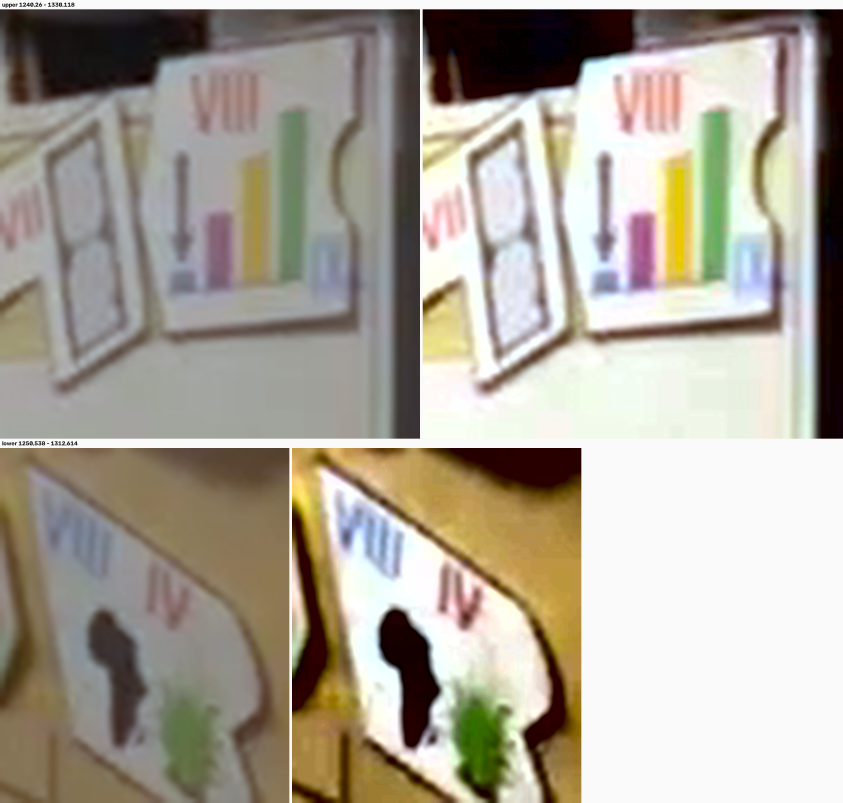
#> input picture tools/pieces/ANGLE2_CARDS.png, 2528 x 2408 px (shown at 1/3 size)
$ python clean.py ANGLE2_CARDS.png AXCHK2.png 1.0
#> lines starting #> are read from the running program, lines starting #| are printed output that depends on the picture
#!/usr/bin/env python3
"""clean.py IN.png OUT.png [chroma_k] -- white-balance on the card's own paper,
stretch L, amplify chroma. Writes [raw | balanced | chroma-boosted]."""
import sys,cv2,numpy as np
im=cv2.imread(sys.argv[1]).astype(np.float32); OUT=sys.argv[2]
K=float(sys.argv[3]) if len(sys.argv)>3 else 2.6
g=im.reshape(-1,3); L=g.mean(1); ref=g[L>=np.percentile(L,88)].mean(0)
#> after `ref = g[L >= np.percentile(L, 88)].mean(0)`: ref = [253.2, 253.4, 252.8]
w=np.clip(im*(ref.mean()/ref),0,255)
lab=cv2.cvtColor(w.astype(np.uint8),cv2.COLOR_BGR2LAB).astype(np.float32)
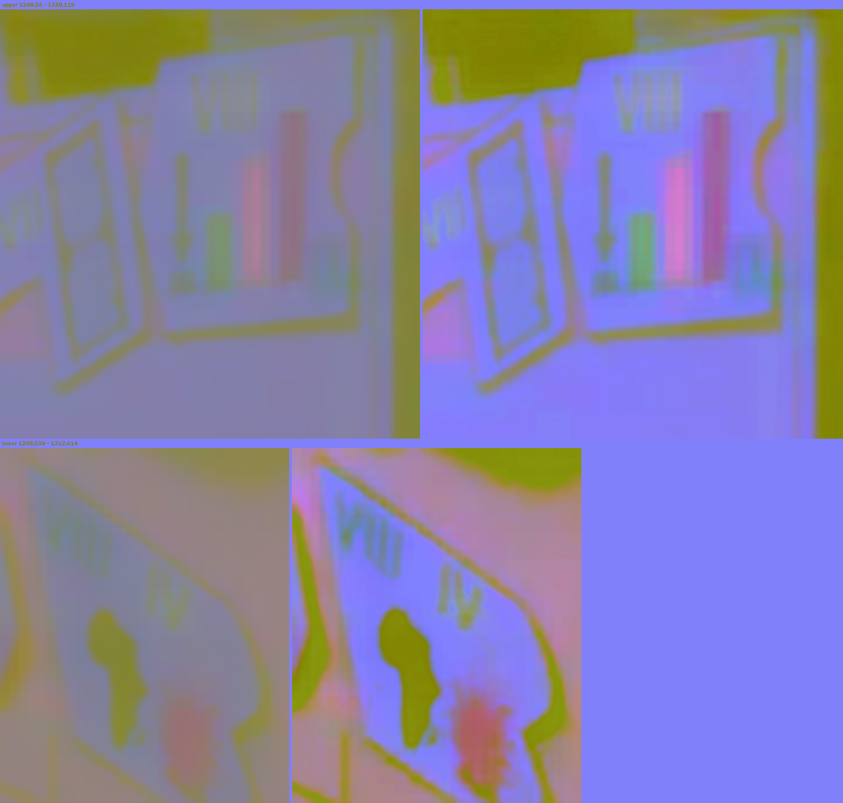
#> lab: shape (2408, 2528, 3) float32 (shown at 1/3 size); mean B, G, R 168.8, 128.5, 133.9
Lc=lab[:,:,0]; lo,hi=np.percentile(Lc,2),np.percentile(Lc,98)
#> after `Lc = lab[:, :, 0]`:
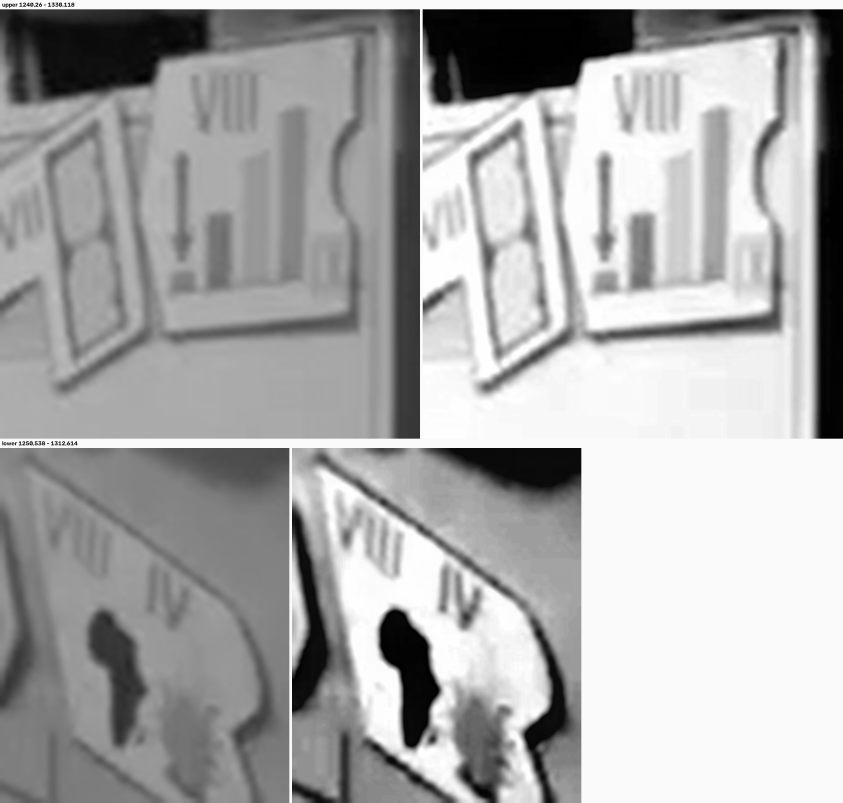
#> Lc: shape (2408, 2528) float32 (shown at 1/3 size); min 0, max 255, mean 168.5
#> after `lo, hi = (np.percentile(Lc, 2), np.percentile(Lc, 98))`: lo = 3; hi = 253
Ls=np.clip((Lc-lo)*255/max(hi-lo,1),0,255)
bal=cv2.cvtColor(cv2.merge([Ls,lab[:,:,1],lab[:,:,2]]).astype(np.uint8),cv2.COLOR_LAB2BGR)
lab2=lab.copy(); lab2[:,:,0]=Ls
lab2[:,:,1]=np.clip((lab2[:,:,1]-128)*K+128,0,255)
lab2[:,:,2]=np.clip((lab2[:,:,2]-128)*K+128,0,255)
ch=cv2.cvtColor(lab2.astype(np.uint8),cv2.COLOR_LAB2BGR)
out=np.hstack([np.clip(im,0,255).astype(np.uint8),bal,ch])
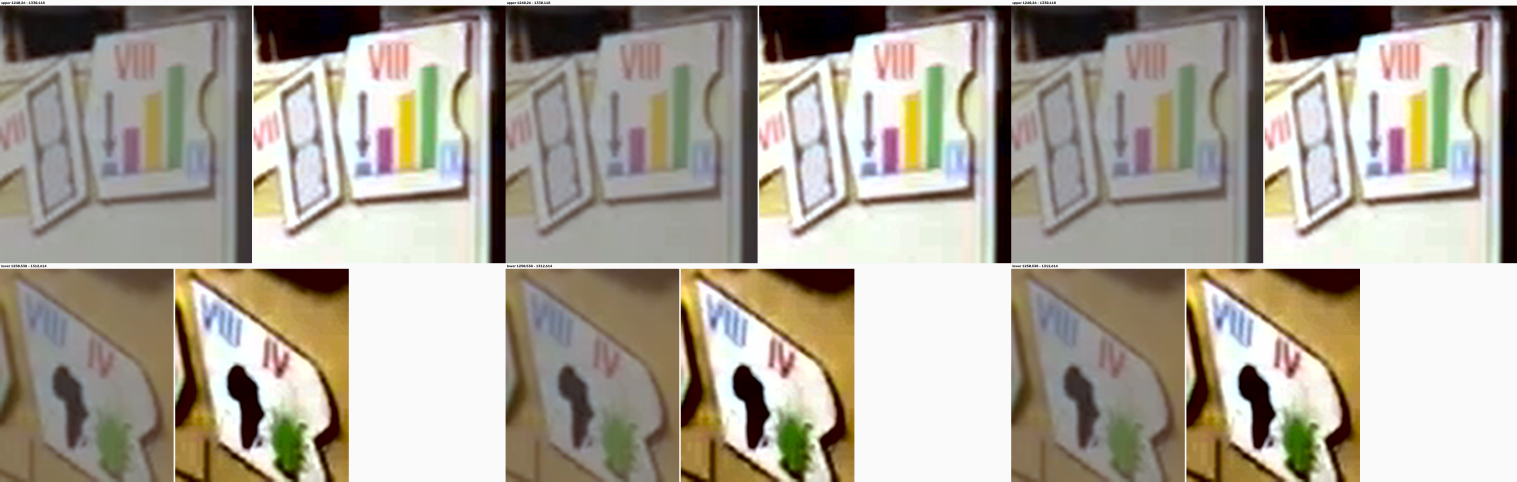
#> out: shape (2408, 7584, 3) (shown at 1/5 size); mean B, G, R 150.5, 162.7, 169.6
h=out.shape[0]
#> h = 2408
if h<900: out=cv2.resize(out,None,fx=900/h,fy=900/h,interpolation=cv2.INTER_CUBIC)
cv2.imwrite(OUT,out); print(OUT,out.shape)
#| AXCHK2.png (2408, 7584, 3)

$ run again, on tools/pieces/B6.png
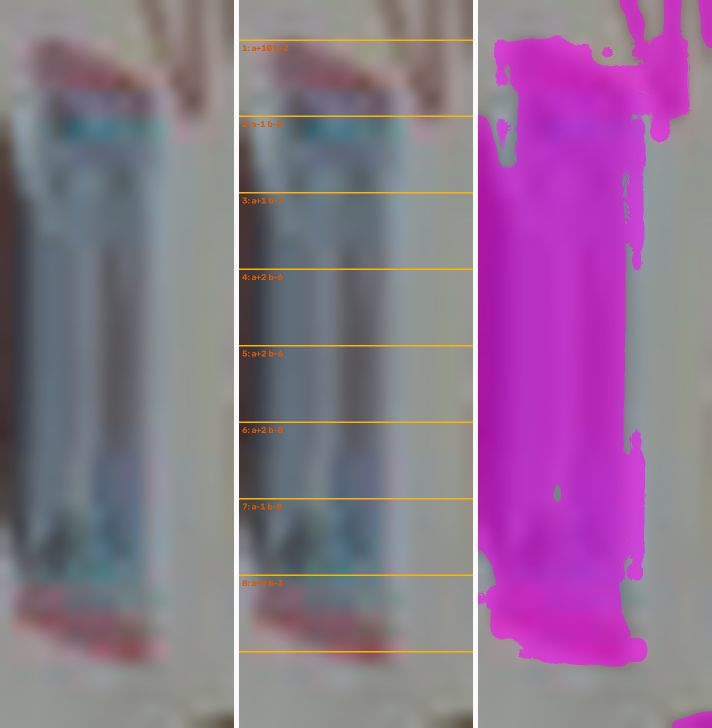
#> input picture tools/pieces/B6.png, 1424 x 1456 px (shown at 1/2 size)
#> ref = [173.6, 143.2, 172.4]
#> `Lc = lab[:, :, 0]`:
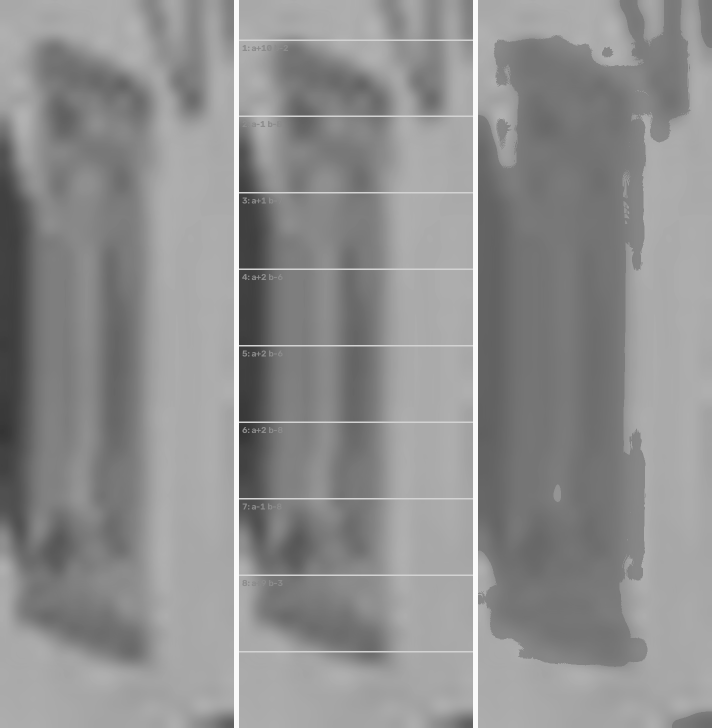
#> Lc: shape (1456, 1424) float32 (shown at 1/2 size); min 52, max 250, mean 142.9
#> lo = 71; hi = 211
#> `out=np.hstack([np.clip(im,0,255).astype(np.uint8),bal,ch])`:
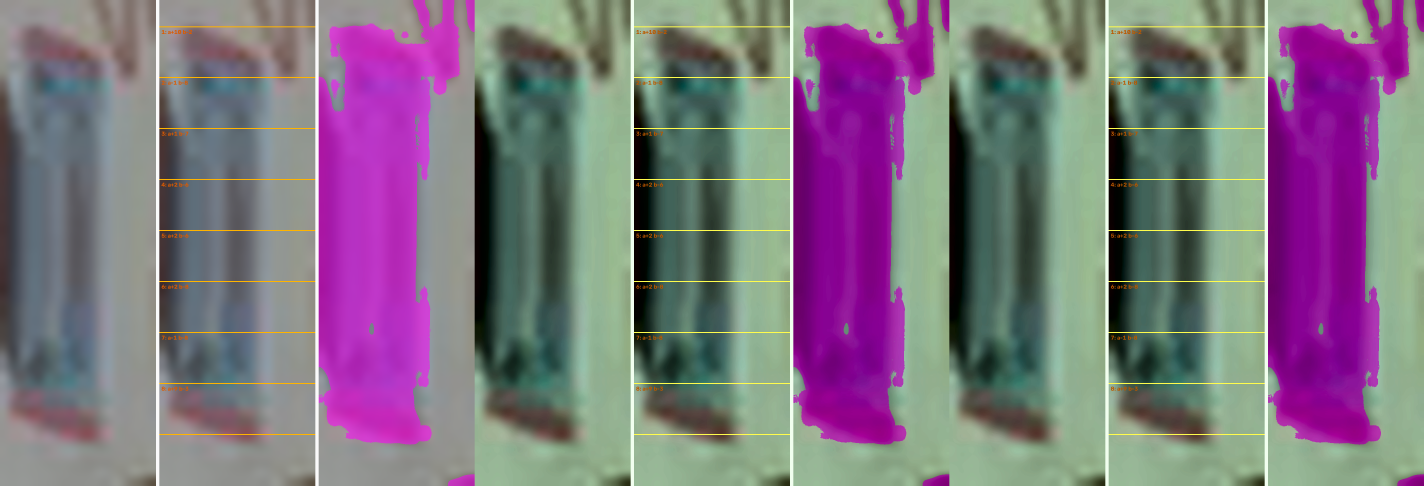
#> out: shape (1456, 4272, 3) (shown at 1/3 size); mean B, G, R 128.2, 115, 126.5
#| B6.png (1456, 4272, 3)

$ run again, on tools/pieces/C6_806b.png
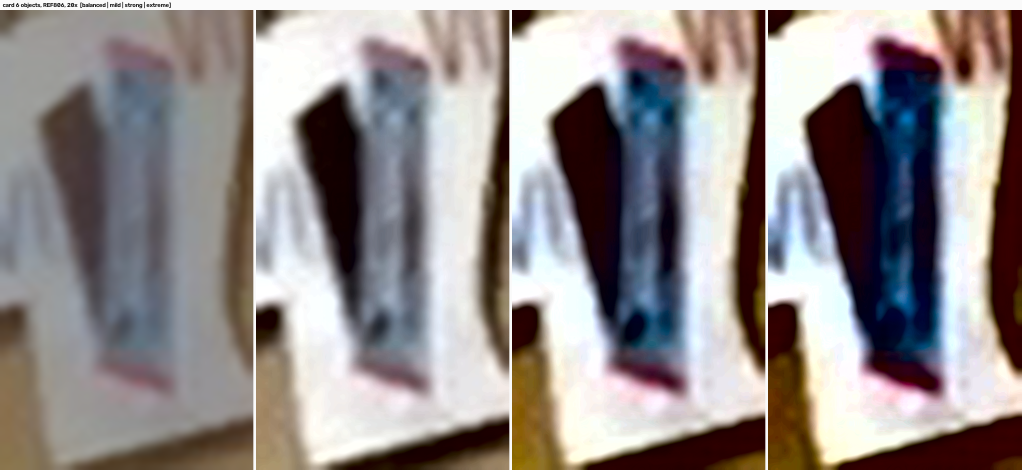
#> input picture tools/pieces/C6_806b.png, 3064 x 1410 px (shown at 1/3 size)
#> ref = [250.6, 253.2, 250.7]
#> `Lc = lab[:, :, 0]`:
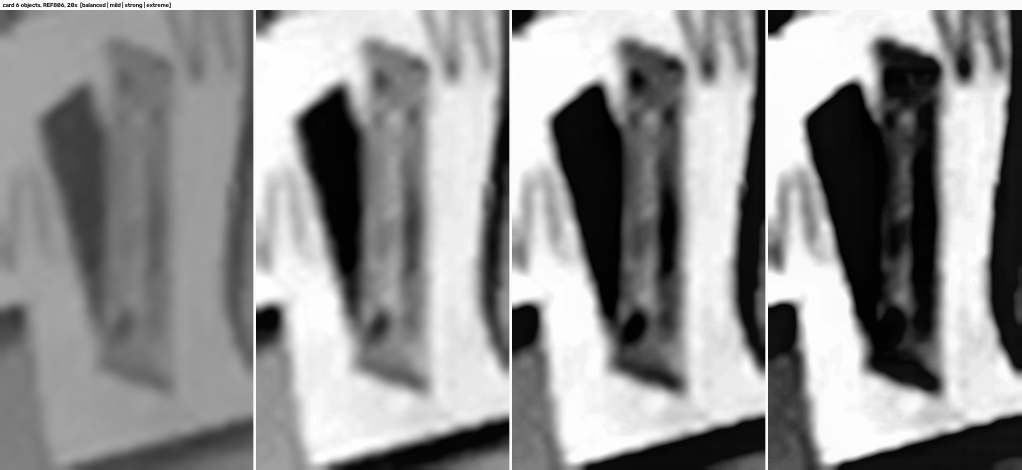
#> Lc: shape (1410, 3064) float32 (shown at 1/3 size); min 0, max 254, mean 146.2
#> lo = 3; hi = 253
#> `out=np.hstack([np.clip(im,0,255).astype(np.uint8),bal,ch])`:
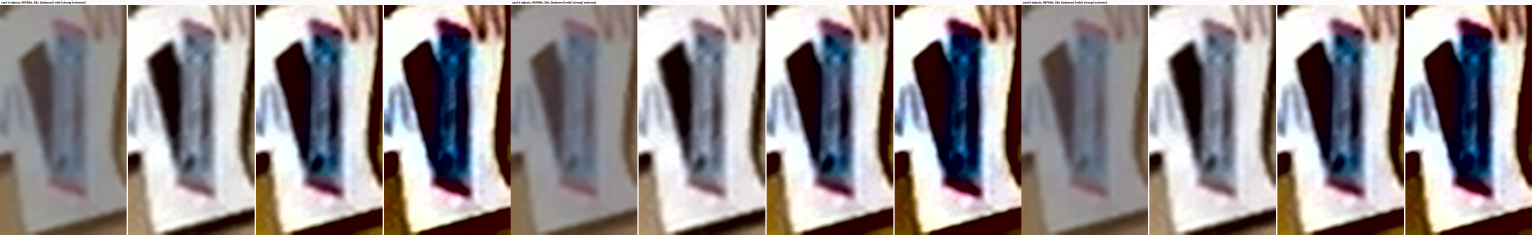
#> out: shape (1410, 9192, 3) (shown at 1/6 size); mean B, G, R 140.6, 139.7, 147
#| C6_806b.png (1410, 9192, 3)
